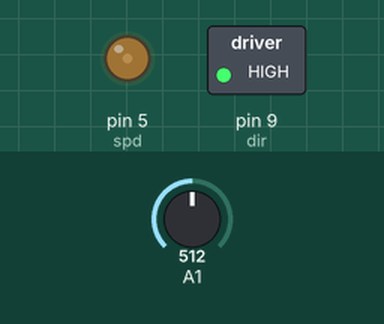
The sketch below on a simulated Arduino Uno, built with avr-gcc and run on an emulated ATmega328P. Parts: switched loads named in the sketch (green lamp = pin HIGH), output pins drawn as LEDs (lit = HIGH). The test bench sets the inputs (shaded band); at power-on: A1 = 512. What the sketch prints to the serial monitor is not drawn.

Above: at 1.2 s.
1.3 s: A1 set to 716
At 2.3 s:
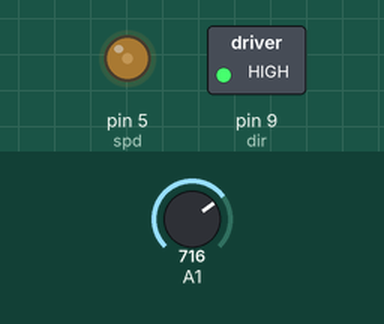
2.8 s: A1 set to 0
At 3.5 s:
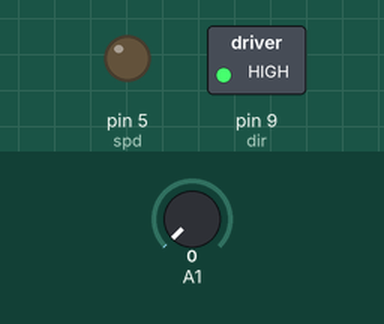
Timing chart, 0 to 5.8 s (numbered marks = the images above; inputs shaded):
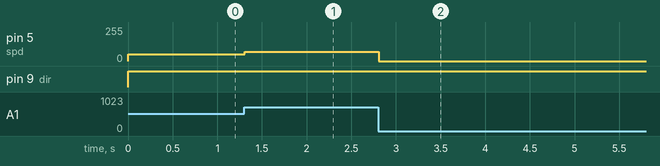

Measured:
- after the input at 1.3 s, pin 5 (spd): 50/255 → 69/255 at once
- after the input at 2.8 s, pin 5 (spd): 69/255 → 0/255 at once

The sketch:

dc_motot_potentio.ino
```cpp
int spd=5;
int dir=9;
int meter;
int motor;

void setup() {
  // put your setup code here, to run once:
Serial.begin(9600);
pinMode(5,OUTPUT);
pinMode(9,OUTPUT);
pinMode(A1,INPUT);
}

void loop() {
  // put your main code here, to run repeatedly:
  digitalWrite(dir,HIGH);
  meter=analogRead(A1);
  Serial.println(meter);
  motor=map(meter,0,1023,0,100);
  analogWrite(spd,motor);
}
```
